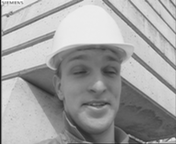
#> input picture SEM_05/image_proc/first_frame.png, 176 x 144 px
$ jupyter execute ee18btech11026_hw3.ipynb
#> lines starting #> are read from the running program, lines starting #| are printed output that depends on the picture
[cell 1]
# imports here!

import numpy as np
import cv2
import matplotlib.pyplot as plt
import matplotlib.image as mpimg
import cmath
PI = np.pi                                  #### IMPORTANT : initialising PI as np.pi
exp = np.e                                  #### IMPORTANT : initialising exp as np.e

# Homework -03
## K.Surya Prakash
## EE18BTECH11026

###  Class to plot images

[cell 2]
class image:                                             ## class for an image .. provides histogram, thresholding
    def __init__(self,path = None,img = None,plot = False,title = None):
#> called with path = 'first_frame.png', plot = True, title = 'Previous image'
        if(path!=None):
            self.img = cv2.imread(path,cv2.IMREAD_GRAYSCALE)
#> self.img is the input picture: shape (144, 176); min 25, max 255, mean 161.4
        else :
            self.img = img
        self.h,self.w = np.shape(self.img)
#> self.h = 144; self.w = 176

        if(plot == 1):
            plt.title(title)
            plt.imshow(self.img,cmap = 'gray')
            plt.plot()
            plt.figure()

## Problem-01 Motion estimation

### Setup

[cell 3]
img1 = image(path = 'first_frame.png',plot = True,title = 'Previous image')
Prev = img1.img   ### P --> Previous
img2 = image(path = 'second_frame.png',plot = True,title = 'Current image')
#> call 2 of __init__, with path = 'second_frame.png', plot = True, title = 'Current image'
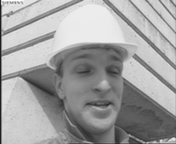
#> input picture SEM_05/image_proc/second_frame.png, 176 x 144 px
#> in __init__, self.img is the input picture: shape (144, 176); min 26, max 255, mean 161.2
Curr = img2.img   ### C --> current

## All Codes here !!

[cell 4]
######################################
####    Code for 1.1
######################################


### This transforms the image into macro block pieces.
### i.e;  144*176 ---> 9*11*256   256 is a vector containing the elments of the macroblock
def create_MB_matrix(I,size):  ### Size = size of block = 16
#> called with size = 16
    M,N = I.shape
#> M = 144; N = 176
    m,n = int(M/size), int(N/size)
#> m = 9; n = 11
    MB = np.zeros((m,n,size**2))
    temp = np.zeros((size,size))
    for i in range(m):
        for j in range(n):
            temp = I[i*size:(i+1)*size,j*size:(j+1)*size]

            T = temp.reshape((size*size,))
            MB[i][j] = T
    return MB


def MAD(v1,v2):         ### This function resuts the mad of indices of the MB_matrix. i.e return  sum(|v1 - v2|)
    v = np.mean(abs(v1-v2))  ### Returns the mean absolute difference of both 256 vectors
    return v

### Checks if the block to be searhed exists fully .. To avoid boundary cases
def valid(Prev,index_pair,size):
    i,j = index_pair
    if(i-7 >-1 and i+8 < Prev.shape[0] and j-7 >-1 and j+8 < Prev.shape[1] ):
        return True
    return False


### Extracts the elements in a window whose center is the index_pair
def extract_block(Prev,index_pair,size):
    ic,jc = int(index_pair[0]),int(index_pair[1])
    Blk = np.zeros((size,size))
    Blk = Prev[ic-7:ic+9 , jc-7:jc+9]

    return Blk

## This is for searching over a neighbourhood with a given step value
## A max of 9 blocks are searched
def mini_search(v,Prev,index_pair,s,size):   ### v --> block  s-->step
    i,j = index_pair
    steps = np.array([[i,j],[i+s,j+s],[i-s,j+s],[i+s,j-s],[i-s,j-s],[i+s,j],[i-s,j],[i,j+s],[i,j-s]])
    mini = 10000
    for k in steps:
        if(valid(Prev,k,size)):
            temp = extract_block(Prev,k,size)
            t_v = temp.reshape((size*size,))

            diff = MAD(v,t_v)
            if(diff < mini):
                mini  = diff
                ans = k
    return ans


def search(v,Prev,ic,jc,size):  ### 3stage search
    index = np.array([ic,jc])
    s1 = mini_search(v,Prev,index,4,size)  ## Stage :01
    s2 = mini_search(v,Prev,s1,2,size)     ## Stage :02
    s3 = mini_search(v,Prev,s2,1,size)     ## Stage :03
    return s3

def create_MV(Prev,MB,size):  ### Creates the motion vector of the form (9*11*2))
#> called with MB = array of shape (9, 11, 256), size = 16
    M,N = Prev.shape
#> M = 144; N = 176
    m,n = int(M/size), int(N/size)
#> m = 9; n = 11
    MV = np.zeros((m,n,2))
    MV_rel = np.zeros((m,n,2))

    for i in range(m):
        for j in range(n):
            ic = i*size + 7
            jc = j*size + 7   ### Pixel indices of center of the block

            MV[i][j] = search(MB[i][j],Prev,ic,jc,size)
            MV_rel[i][j] = search(MB[i][j],Prev,ic,jc,size)  - np.array([ic,jc])
#> this loop made 9 passes
#| (9, 11, 2)
#> (printed output is left out)
    return MV,MV_rel


######################################
####    Code for 1.2
######################################

### This plots the Motion vector on the current image

def plot_MV(Curr,MV,size,title):
#> called with MV = array of shape (9, 11, 2), size = 16
    plt.imshow(Curr,cmap = 'gray')
    m,n,_ = MV.shape
    for i in range(m):
        for j in range(n):
            plt.arrow(j*size + (size*0.5),
                      i*size + (size*0.5),
                      MV[i][j][1],
                      MV[i][j][0],
                      head_width = 2,
                      width = 0.3,
                      color = 'r',)
            #plt.annotate("", xy=(0.5, 0.5), xytext=(0, 0), arrowprops=dict(arrowstyle="fancy")

    plt.title(title)
    plt.show()
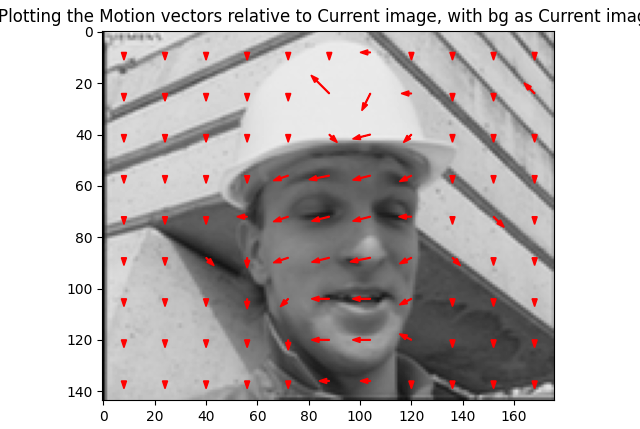
#> figure drawn by matplotlib, 1 panel
    plt.figure()


######################################
####    Code for 1.3
######################################


#### Create Predicted image of Curr using MV and Prev
def create_MCPF(Prev,MV,size):
#> called with MV = array of shape (9, 11, 2), size = 16
    Curr_cap = np.zeros(Prev.shape)
    m,n,_ = MV.shape

    for i in range(m):
        for j in range(n):
            Curr_cap[i*size:(i+1)*size, j*size:(j+1)*size] = extract_block(Prev,MV[i][j],size)
    return Curr_cap

### 1.1 Generating a Motion Vector(MV)

### Implementation 1.1

[cell 5]
MB_curr = create_MB_matrix(Curr,16)
MV_abs,MV_rel = create_MV(Prev,MB_curr,16)
print(MV_abs.shape)
print("--------------This is the relative motion vector !!--------------")
print(MV_rel)

### Implementation 1.2

[cell 6]
### Plotting the MV :
plot_MV(Curr,MV_rel,16,title = "Plotting the Motion vectors relative to Current image, with bg as Current image")

### Impletation 1.3
#### Genereating the Motion compensated Predicted frame from the first image and MV matrix.

[cell 7]
C_c = create_MCPF(Prev,MV_abs,16)
image(img = Prev,plot = True,title = "Previous image")
image(img = C_c,plot = True,title = "Current image (Predicted version)")
image(img = Curr,plot = True, title = "Current image(Actual version)")

### 1.4 Computing and Visualising the error

[cell 8]
Difference_img = abs(Curr - C_c)
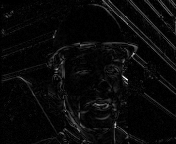
#> Difference_img: shape (144, 176) float64; min 0, max 78, mean 3; drawn with min black and max white
v1 = Curr.reshape((Curr.shape[0]*Curr.shape[1],))
v2 = C_c.reshape((C_c.shape[0]*C_c.shape[1],))
error = MAD(v1,v2)

print('The mean absolute error value b/w the predicted and actual image is %.2f '%error)
#| The mean absolute error value b/w the predicted and actual image is 2.96

image(img = Difference_img,plot = True, title = "The Difference image")
